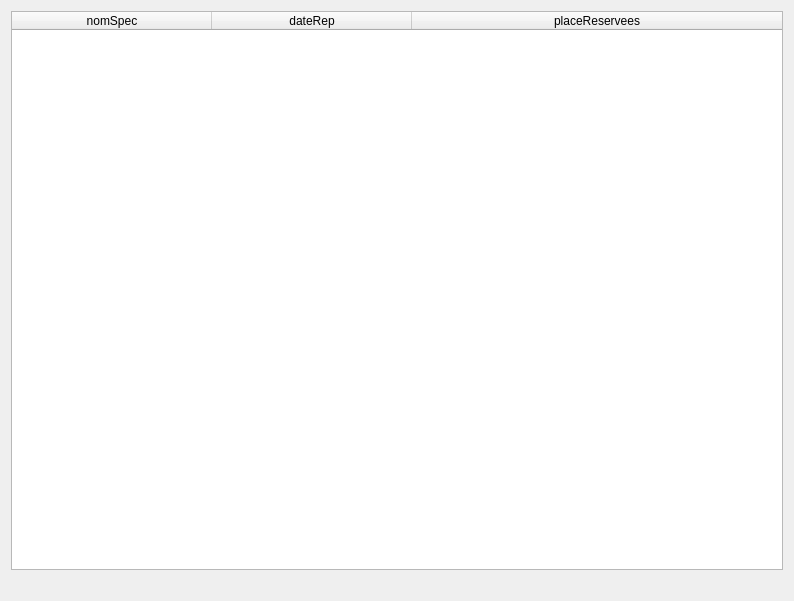
<?xml version="1.0" encoding="UTF-8"?>
<ui version="4.0">
 <class>fct_todo2_2</class>
 <widget class="QDialog" name="fct_todo2_2">
  <property name="geometry">
   <rect>
    <x>0</x>
    <y>0</y>
    <width>794</width>
    <height>601</height>
   </rect>
  </property>
  <property name="windowTitle">
   <string>Pour chaque spectacle,donner ses représentations et le nombre de places réservées</string>
  </property>
  <layout class="QVBoxLayout" name="verticalLayout">
   <item>
    <widget class="QTableWidget" name="table_fct_todo2_2">
     <attribute name="horizontalHeaderMinimumSectionSize">
      <number>50</number>
     </attribute>
     <attribute name="horizontalHeaderDefaultSectionSize">
      <number>200</number>
     </attribute>
     <attribute name="horizontalHeaderStretchLastSection">
      <bool>true</bool>
     </attribute>
     <attribute name="verticalHeaderVisible">
      <bool>false</bool>
     </attribute>
     <column>
      <property name="text">
       <string>nomSpec</string>
      </property>
     </column>
     <column>
      <property name="text">
       <string>dateRep</string>
      </property>
     </column>
     <column>
      <property name="text">
       <string>placeReservees</string>
      </property>
     </column>
    </widget>
   </item>
   <item>
    <widget class="QLabel" name="label_fct_todo2_2">
     <property name="text">
      <string/>
     </property>
     <property name="alignment">
      <set>Qt::AlignCenter</set>
     </property>
    </widget>
   </item>
  </layout>
 </widget>
 <resources/>
 <connections/>
</ui>
